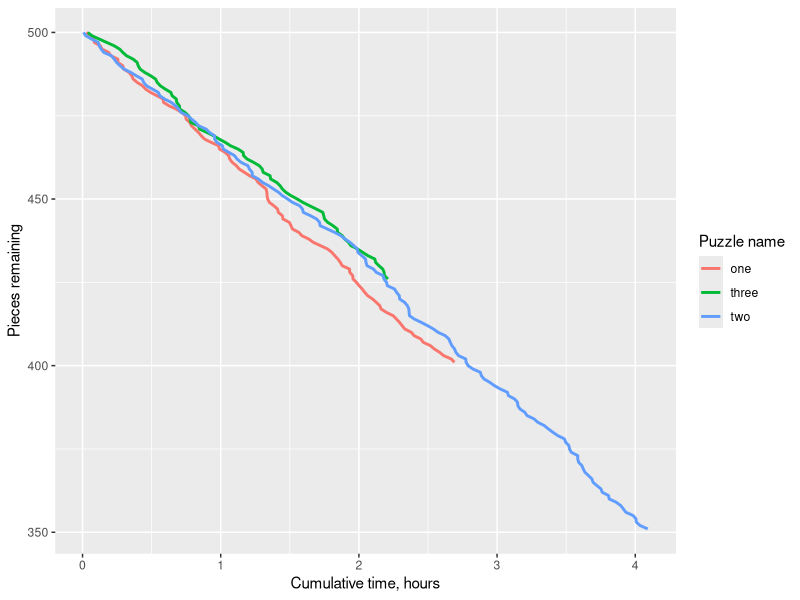

Reproduce this figure in R.
library(ggplot2)

make_puzz <- function(name, num){
  df <- data.frame(name = rep(name, num), pieces = seq(500, 501-num))
  df$interval = abs(200*runif(num))
  df$cumul = cumsum(df$interval)
  df$time = Sys.time()+df$cumul
  return(df)
}

zupples = rbind(make_puzz('one', 100), make_puzz('two', 150), make_puzz('three', 75))

pplot <- ggplot(zupples, aes(x=cumul/3600, y=pieces, group=name, color=name)) +
  geom_line(size = 1) +
  xlab('Cumulative time, hours') + ylab('Pieces remaining') +
  scale_x_continuous(breaks = seq(0, 100, by=1)) +
  labs(color = 'Puzzle name')
pplot
